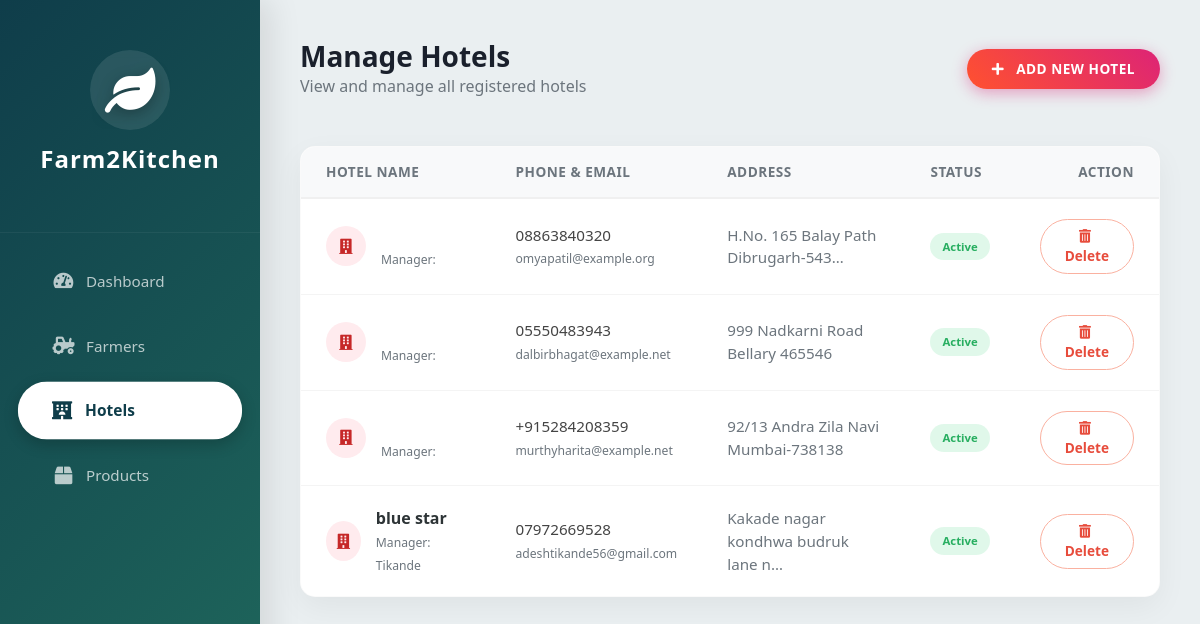
Screenshot of /hotels/ with the database file from the repository.
### dashboard/models.py (models this page shows, shortened)
class Profile(models.Model):
    ROLE_CHOICES = (('farmer', 'Farmer'), ('hotel', 'Hotel'), ('admin', 'Admin'))
    user = models.OneToOneField(User, on_delete=models.CASCADE)
    role = models.CharField(max_length=10, choices=ROLE_CHOICES)
    phone = models.CharField(max_length=15)
    address = models.TextField(blank=True)
    is_approved = models.BooleanField(default=False) # Admin must approve them

### dashboard/views.py (the view)
# urls.py: path('hotels/', views.manage_hotels, name='manage_hotels'),
def manage_hotels(request):
    hotels = Profile.objects.filter(role__iexact='hotel')
    return render(request, 'dashboard/manage_hotels.html', {'hotels': hotels})

### dashboard/templates/dashboard/manage_hotels.html (shortened to what this page needs)
<!DOCTYPE html>
<html lang="en">
<head>
    <link rel="stylesheet" href="https://stackpath.bootstrapcdn.com/bootstrap/4.5.2/css/bootstrap.min.css">
    <link rel="stylesheet" href="https://cdnjs.cloudflare.com/ajax/libs/font-awesome/5.15.4/css/all.min.css">
</head>
<body>
    <div class="sidebar">
        <div class="brand-logo">
            <div class="logo-icon"><i class="fas fa-leaf"></i></div>
            <h4 style="font-weight: 700; letter-spacing: 1px;">Farm2Kitchen</h4>
        </div>
        <a href="{% url 'admin_dashboard' %}" class="{% if request.resolver_match.url_name == 'admin_dashboard' %}active{% endif %}">
            <i class="fas fa-tachometer-alt"></i> Dashboard
        </a>
        <a href="{% url 'manage_farmers' %}" class="{% if request.resolver_match.url_name == 'manage_farmers' %}active{% endif %}">
            <i class="fas fa-tractor"></i> Farmers
        </a>
        <a href="{% url 'manage_hotels' %}" class="{% if request.resolver_match.url_name == 'manage_hotels' %}active{% endif %}">
            <i class="fas fa-hotel"></i> Hotels
        </a>
        <a href="{% url 'manage_products' %}" class="{% if request.resolver_match.url_name == 'manage_products' %}active{% endif %}">
            <i class="fas fa-box"></i> Products
        </a>
    </div>
    <div class="main-content">
        <div class="d-flex justify-content-between align-items-center mb-5">
            <div>
                <h3 style="font-weight: 800; color: #1a202c; margin:0;">Manage Hotels</h3>
                <p class="text-muted m-0">View and manage all registered hotels</p>
            </div>
            <a href="{% url 'add_hotel' %}" class="btn btn-add-hotel">
                <i class="fas fa-plus mr-2"></i> Add New Hotel
            </a>
        </div>
        <div class="table-container">
            <table class="table table-hover mb-0">
                <thead>
                    <tr>
                        <th>Hotel Name</th>
                        <th>Phone & Email</th>
                        <th>Address</th>
                        <th>Status</th>
                        <th class="text-right">Action</th>
                    </tr>
                </thead>
                <tbody>
                    {% for hotel in hotels %}
                    <tr>
                        <td>
                            <div class="d-flex align-items-center">
                                <div style="width: 40px; height: 40px; background: #ffebee; color: #c62828; border-radius: 50%; display: flex; align-items: center; justify-content: center; font-weight: bold; margin-right: 15px;">
                                    <i class="fas fa-building"></i>
                                </div>
                                <div>
                                    <strong style="color: #2d3436; font-size: 1rem;">{{ hotel.user.first_name }}</strong><br>
                                    <small class="text-muted">Manager: {{ hotel.user.last_name }}</small>
                                </div>
                            </div>
                        </td>
                        <td>
                            <span style="font-weight: 500;">{{ hotel.phone }}</span><br>
                            <small class="text-muted">{{ hotel.user.email }}</small>
                        </td>
                        <td style="max-width: 250px;">
                            <span class="text-secondary">{{ hotel.address|truncatechars:35 }}</span>
                        </td>
                        <td>
                            {% if hotel.is_approved %}
                                <span class="badge badge-pill badge-success">Active</span>
                            {% else %}
                                <span class="badge badge-pill badge-warning">Pending</span>
                            {% endif %}
                        </td>
                        <td class="text-right">
                            <a href="{% url 'delete_user' hotel.user.id %}"
                               class="btn btn-delete"
                               onclick="return confirm('Delete this Hotel account?');">
                                <i class="fas fa-trash-alt mr-1"></i> Delete
                            </a>
                        </td>
                    </tr>
                    {% empty %}
                    <tr><td colspan="5" class="text-center py-5 text-muted">No hotels found in the database.</td></tr>
                    {% endfor %}
                </tbody>
            </table>
        </div>
    </div>
</body>
</html>

### dashboard/templates/dashboard/manage_hotels.html (style rules this page uses)
:root { --primary-green: #2ecc71; --dark-green: #27ae60; --sidebar-width: 260px; --sidebar-gradient: linear-gradient(135deg, #0f3d4a 0%, #206a5d 100%); --bg-light: #eaeff1; --card-radius: 20px; --btn-radius: 50px; }
body { background-color: var(--bg-light); font-family: 'Segoe UI', Roboto, sans-serif; color: #444; overflow-x: hidden; }
.sidebar { height: 100vh; width: var(--sidebar-width); position: fixed; top: 0; left: 0; background: var(--sidebar-gradient); color: white; box-shadow: 10px 0 30px rgba(0,0,0,0.1); z-index: 1000; padding-top: 20px; }
.brand-logo { text-align: center; padding: 30px 20px 50px 20px; border-bottom: 1px solid rgba(255,255,255,0.05); margin-bottom: 20px; }
.logo-icon { font-size: 45px; color: #fff; margin-bottom: 10px; text-shadow: 0 4px 15px rgba(0,0,0,0.3); background: rgba(255,255,255,0.1); width: 80px; height: 80px; line-height: 80px; border-radius: 50%; margin: 0 auto 15px auto; backdrop-filter: blur(5px); }
.sidebar a { padding: 16px 30px; display: flex; align-items: center; color: rgba(255,255,255,0.7); text-decoration: none; transition: all 0.3s cubic-bezier(0.25, 0.8, 0.25, 1); margin: 8px 20px; border-radius: var(--btn-radius); font-size: 0.95rem; font-weight: 500; border: 1px solid transparent; }
.sidebar a.active { background: #ffffff; color: #0f3d4a; font-weight: 700; box-shadow: 0 5px 15px rgba(0,0,0,0.2); transform: scale(1.02); }
.sidebar a i { width: 25px; text-align: center; margin-right: 10px; font-size: 1.1rem; }
.main-content { margin-left: var(--sidebar-width); padding: 40px; }
.table-container { background: white; padding: 0; border-radius: 15px; box-shadow: 0 10px 30px rgba(0,0,0,0.05); overflow: hidden; border: 1px solid rgba(0,0,0,0.02); }
.table thead th { border-top: none; border-bottom: 2px solid #f0f0f0; background-color: #f8f9fa; color: #6c757d; font-weight: 700; text-transform: uppercase; font-size: 0.85rem; letter-spacing: 0.5px; padding: 15px 25px; }
.table tbody td { vertical-align: middle; padding: 20px 25px; color: #444; border-top: 1px solid #f4f4f4; font-size: 0.95rem; }
.table-hover tbody tr { transition: background-color 0.2s, transform 0.2s; }
.btn-add-hotel { background: linear-gradient(45deg, #FF512F, #DD2476); color: white !important; border: none; padding: 10px 25px; border-radius: var(--btn-radius); box-shadow: 0 4px 15px rgba(221, 36, 118, 0.4); font-weight: 600; transition: all 0.3s ease; text-transform: uppercase; font-size: 0.85rem; letter-spacing: 0.5px; }
.btn-delete { background: #fff; color: #e74c3c; border: 1px solid #fab1a0; padding: 6px 18px; border-radius: var(--btn-radius); font-size: 0.85rem; font-weight: 600; transition: all 0.3s; }
.badge-pill { padding: 8px 12px; font-weight: 600; }
.badge-success { background-color: rgba(46, 204, 113, 0.15); color: #27ae60; }

### rows the page displays
Profile: phone "08863840320", user.email "omyapatil@example.org", address "H.No. 165 Balay Path Dibrugarh-543…", is_approved "Active"
Profile: phone "05550483943", user.email "dalbirbhagat@example.net", address "999 Nadkarni Road Bellary 465546", is_approved "Active"
Profile: phone "+915284208359", user.email "murthyharita@example.net", address "92/13 Andra Zila Navi Mumbai-738138", is_approved "Active"
Profile: user.first_name "blue star", user.last_name "Tikande", phone "07972669528", user.email "adeshtikande56@gmail.com", address "Kakade nagar kondhwa budruk lane n…", is_approved "Active"
